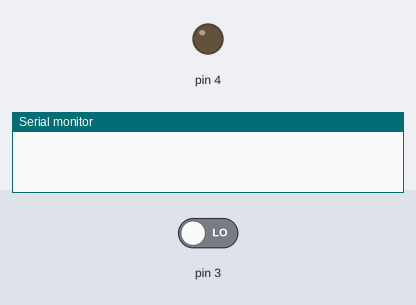
This sketch was run on a simulated Arduino Uno, built with avr-gcc and run on an emulated ATmega328P. Parts: output pins drawn as LEDs (lit = HIGH), the last lines printed to the serial monitor. The inputs (shaded band) are chosen by the test bench; at power-on: pin 3 LOW.

Above: at 1.2 s.
1.3 s: pin 3 driven HIGH
At 1.7 s:
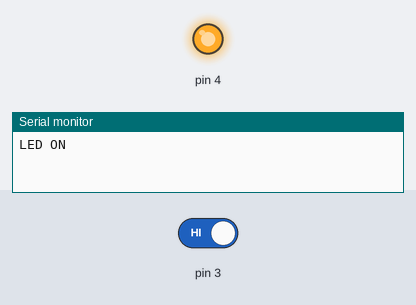
2.8 s: pin 3 driven LOW
At 4.1 s:
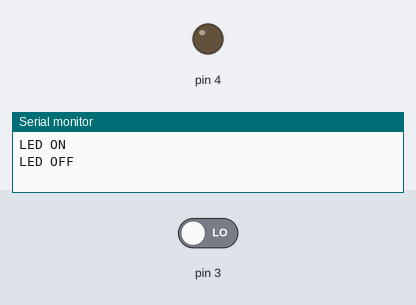
Timing chart, 0 to 5.8 s (numbered marks = the images above; inputs shaded):
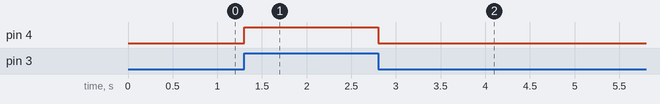

The sketch:

interrupt_1.ino
```cpp
void setup()
{
  //mentioning th pin of motion and led
  pinMode(4, OUTPUT);
  pinMode(3,INPUT);
  //USING THE CHANGE INTYERRUPT
  //THIS WILL HELP IN MANAGING WHEN STATE IS LOW IT IS SET TO HIGH
  //AND VICE VERSA
  attachInterrupt(digitalPinToInterrupt(3), DigitalMotion, CHANGE);
  //giving the baudrate for easy communication
  Serial.begin(9600);
}

void loop()
{
  // MAKING THE LOOP EMPTY TO  IMPLEMENT INTERRUPT AND THIS WILL
  //HELP IN MANAGING THE LOAD WHEN THE STATE CHANGES THEN IT IS CALLED

}

 void DigitalMotion()
 {
   if(digitalRead(3)==HIGH)
  {
    //led reamin high
    digitalWrite(4,HIGH);
    Serial.println("LED ON");
  }
  else
  {
    //else if there is not motion then led will remain off
    digitalWrite(4,LOW);
    Serial.println("LED OFF");
  }
 }
```

Measured:
- after the input at 1.3 s, pin 4: LOW → HIGH at once
- after the input at 2.8 s, pin 4: HIGH → LOW at once
